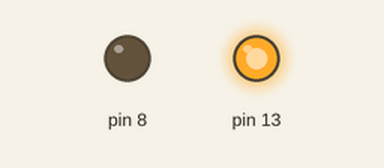
This sketch was run on a simulated Arduino Uno, built with avr-gcc and run on an emulated ATmega328P. On the bench: output pins drawn as LEDs (lit = HIGH).

Above: at 0.1 s.
Timing chart, 0 to 1.6 s (numbered marks = the images above):
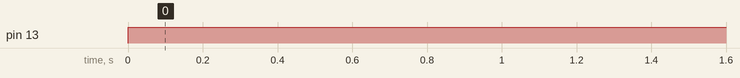

The sketch:

sketch_jun28a.ino
```cpp
#define sbi(PORT,bit) {PORT |=(1<<bit);}
#define cbi(PORT,bit) {PORT &=~(1<<bit);}
#define tbi(PORT,bit) {PORT ^= (1<<bit);}
 void setup()
{
  DDRB = 0b00100001; // PB0, PB5 - OUTPUT
  //sbi(DDRB,0);
  //sbi(DDRB,5);
  //cbi(DDRB,2);…………… [Don’t need] }
}
 void loop()
{
  PORTB = 0b00100000;
}
```

Measured:
- by itself, pin 13: LOW → HIGH at 0.00 s
